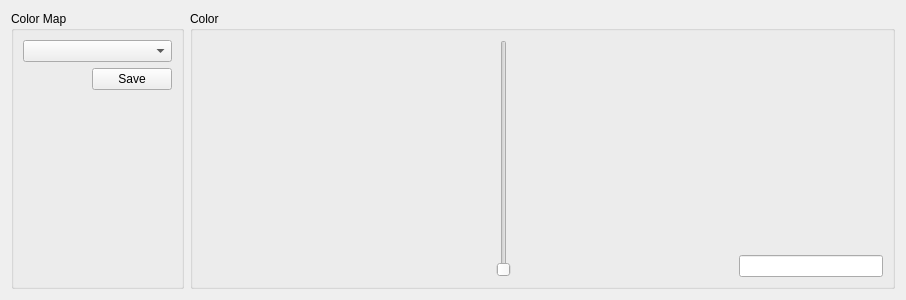
<?xml version="1.0" encoding="UTF-8"?>
<ui version="4.0">
 <class>KeycapColorEditor</class>
 <widget class="QWidget" name="KeycapColorEditor">
  <property name="geometry">
   <rect>
    <x>0</x>
    <y>0</y>
    <width>906</width>
    <height>300</height>
   </rect>
  </property>
  <property name="windowTitle">
   <string>Form</string>
  </property>
  <layout class="QGridLayout" name="gridLayout_3">
   <item row="0" column="0">
    <widget class="QGroupBox" name="groupBox_2">
     <property name="title">
      <string>Color Map</string>
     </property>
     <layout class="QGridLayout" name="gridLayout">
      <item row="0" column="0" colspan="3">
       <widget class="QComboBox" name="cbColorMap"/>
      </item>
      <item row="1" column="0">
       <spacer name="horizontalSpacer">
        <property name="orientation">
         <enum>Qt::Horizontal</enum>
        </property>
        <property name="sizeHint" stdset="0">
         <size>
          <width>40</width>
          <height>20</height>
         </size>
        </property>
       </spacer>
      </item>
      <item row="1" column="2">
       <widget class="QPushButton" name="pushButton_3">
        <property name="text">
         <string>Save</string>
        </property>
       </widget>
      </item>
      <item row="2" column="1">
       <spacer name="verticalSpacer">
        <property name="orientation">
         <enum>Qt::Vertical</enum>
        </property>
        <property name="sizeHint" stdset="0">
         <size>
          <width>17</width>
          <height>165</height>
         </size>
        </property>
       </spacer>
      </item>
     </layout>
    </widget>
   </item>
   <item row="0" column="1">
    <widget class="QGroupBox" name="groupBox">
     <property name="sizePolicy">
      <sizepolicy hsizetype="Preferred" vsizetype="Preferred">
       <horstretch>1</horstretch>
       <verstretch>0</verstretch>
      </sizepolicy>
     </property>
     <property name="title">
      <string>Color</string>
     </property>
     <layout class="QGridLayout" name="gridLayout_2">
      <item row="0" column="1" rowspan="2">
       <widget class="color_widgets::GradientSlider" name="gsSectorGradientSlider">
        <property name="orientation">
         <enum>Qt::Vertical</enum>
        </property>
       </widget>
      </item>
      <item row="1" column="2">
       <widget class="color_widgets::ColorSelector" name="pbColorDialogColors">
        <property name="sizePolicy">
         <sizepolicy hsizetype="Preferred" vsizetype="Preferred">
          <horstretch>3</horstretch>
          <verstretch>0</verstretch>
         </sizepolicy>
        </property>
       </widget>
      </item>
      <item row="1" column="3">
       <widget class="color_widgets::ColorLineEdit" name="cleColors">
        <property name="sizePolicy">
         <sizepolicy hsizetype="Expanding" vsizetype="Fixed">
          <horstretch>1</horstretch>
          <verstretch>0</verstretch>
         </sizepolicy>
        </property>
       </widget>
      </item>
      <item row="0" column="0" rowspan="2">
       <widget class="color_widgets::ColorWheel" name="cwColors">
        <property name="sizePolicy">
         <sizepolicy hsizetype="Minimum" vsizetype="Minimum">
          <horstretch>4</horstretch>
          <verstretch>0</verstretch>
         </sizepolicy>
        </property>
       </widget>
      </item>
      <item row="0" column="2" colspan="2">
       <widget class="color_widgets::ColorPaletteWidget" name="pwColors">
        <property name="sizePolicy">
         <sizepolicy hsizetype="Preferred" vsizetype="Preferred">
          <horstretch>2</horstretch>
          <verstretch>0</verstretch>
         </sizepolicy>
        </property>
       </widget>
      </item>
     </layout>
    </widget>
   </item>
  </layout>
 </widget>
 <customwidgets>
  <customwidget>
   <class>color_widgets::ColorPreview</class>
   <extends>QWidget</extends>
   <header>color_preview.hpp</header>
  </customwidget>
  <customwidget>
   <class>color_widgets::ColorWheel</class>
   <extends>QWidget</extends>
   <header>color_wheel.hpp</header>
  </customwidget>
  <customwidget>
   <class>color_widgets::GradientSlider</class>
   <extends>QSlider</extends>
   <header>gradient_slider.hpp</header>
  </customwidget>
  <customwidget>
   <class>color_widgets::ColorSelector</class>
   <extends>color_widgets::ColorPreview</extends>
   <header>color_selector.hpp</header>
  </customwidget>
  <customwidget>
   <class>color_widgets::ColorPaletteWidget</class>
   <extends>QWidget</extends>
   <header>color_palette_widget.hpp</header>
  </customwidget>
  <customwidget>
   <class>color_widgets::ColorLineEdit</class>
   <extends>QLineEdit</extends>
   <header>color_line_edit.hpp</header>
  </customwidget>
 </customwidgets>
 <resources/>
 <connections/>
</ui>
